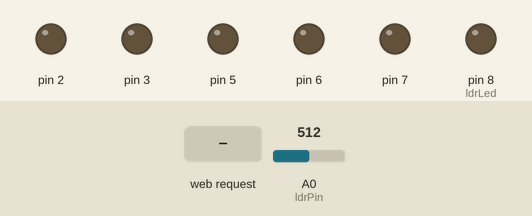
The sketch below on a simulated Arduino Uno, built with avr-gcc and run on an emulated ATmega328P. Shown: output pins drawn as LEDs (lit = HIGH). The test bench sets the inputs (shaded band); at power-on: A0 (ldrPin) = 512. WiFi joins after 1.5 s; servers stay silent unless stated.

Above: at 1.2 s.
1.3 s: A0 (ldrPin) set to 215
2.8 s: A0 (ldrPin) set to 184
At 3.6 s:
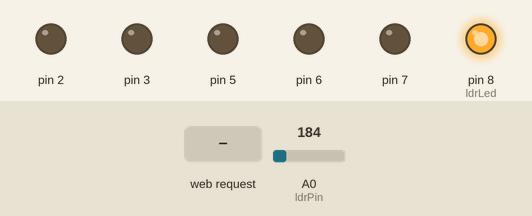
4.3 s: HTTP request GET /?led1=1 received
At 5.0 s:
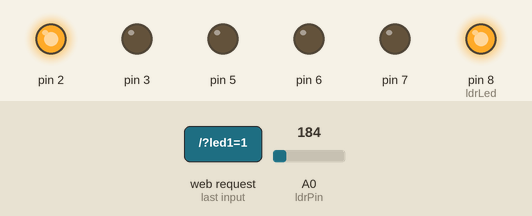
5.8 s: HTTP request GET /?led2=1 received
At 6.1 s:
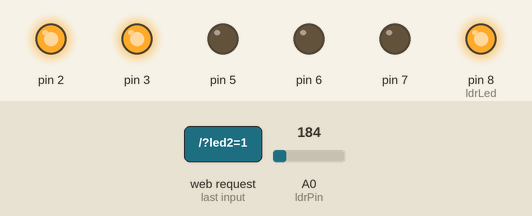
7.3 s: HTTP request GET /?led1=0 received
At 8.5 s:
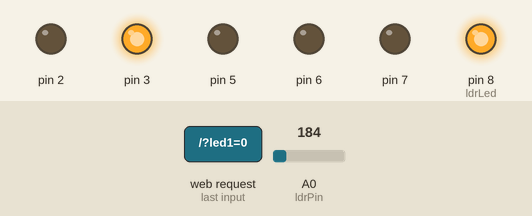
8.8 s: HTTP request GET /?led3=1 received
At 9.6 s:
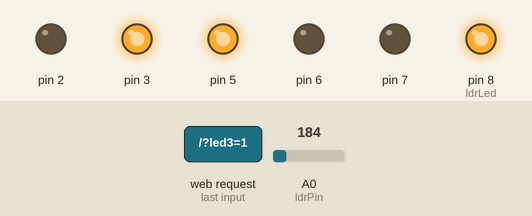
Timing chart, 0 to 11.3 s (numbered marks = the images above; inputs shaded):
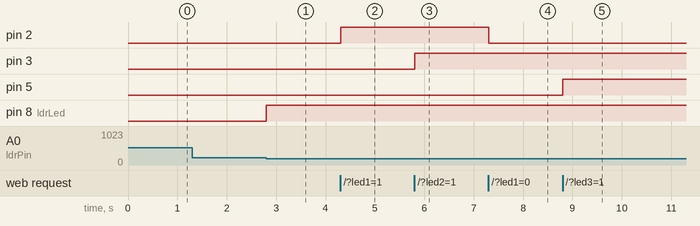

The sketch:

SmartHome.ino
```cpp
#include <SPI.h>
#include <Ethernet.h>

// Set the MAC address
byte mac[] = {0xA8, 0x61, 0x0A, 0xAE, 0x66, 0x2D};

// Set the IP address
IPAddress ip(192, 168, 0, 122);

// Start a server at port 80 (http)
EthernetServer server(80);

const int ldrPin = A0;

const int ldrLed = 8;

void setup() {
  // Open serial communications
  Serial.begin(9600);

  // start the Ethernet connection and the server
  Ethernet.begin(mac, ip);
  server.begin();

  // Pin 2 - 7 output (leds)
  pinMode(2, OUTPUT);
  pinMode(3, OUTPUT);
  pinMode(5, OUTPUT);
  pinMode(6, OUTPUT);
  pinMode(7, OUTPUT);
  //LDR ports
  pinMode(ldrLed, OUTPUT);
  pinMode(ldrPin, INPUT);
}


void loop() {
  // Verify status of LDR and act accordingly
  ldr();

  // Check if client connected
  EthernetClient client = server.available();

  if (client) { // If there is a client...
    boolean currentLineIsBlank = true;
    String buffer = ""; // A buffer for the GET request

    while (client.connected()) {

      if (client.available()) {
        char c = client.read();// Read the data of the client
        buffer += c; // Store the data in a buffer

        if (c == '\n' && currentLineIsBlank) {// if 2x new line ==> Request ended
          // send a standard http response header
          client.println("HTTP/1.1 200 OK");
          client.println("Content-Type: text/html");
          client.println("Connection: close");
          client.println(); // Blank line ==> end response
          break;
        }
        if (c == '\n') { // if New line
          currentLineIsBlank = true;
          buffer = "";  // Clear buffer
        } else if (c == '\r') { // If cariage return...
          //Read in the buffer if there was send "GET /?..."
          if(buffer.indexOf("GET /?led1=1")>=0) { // If led1 = 1
            digitalWrite(2, HIGH); // led 1 > on
          }
          if(buffer.indexOf("GET /?led1=0")>=0) { // If led1 = 0
            digitalWrite(2, LOW); // led 1 > off
          }
          if(buffer.indexOf("GET /?led2=1")>=0) { // If led2 = 1
            digitalWrite(3, HIGH); // led 2 > on
          }
          if(buffer.indexOf("GET /?led2=0")>=0) { // If led2 = 0
            digitalWrite(3, LOW); // led 2 > off
          }
          if(buffer.indexOf("GET /?led3=1")>=0) { // If led3 = 1
            digitalWrite(5, HIGH); // led 3 > on
          }
          if(buffer.indexOf("GET /?led3=0")>=0) { // If led3 = 0
            digitalWrite(5, LOW); // led 3 > off
          }
          if(buffer.indexOf("GET /?led4=1")>=0) { // If led3 = 1
            digitalWrite(6, HIGH); // led 4 > on
          }
          if(buffer.indexOf("GET /?led4=0")>=0) { // If led3 = 0
            digitalWrite(6, LOW); // led 4 > off
          }
          if(buffer.indexOf("GET /?led5=1")>=0) { // If led3 = 1
            digitalWrite(7, HIGH); // led 5 > on
          }
          if(buffer.indexOf("GET /?led5=0")>=0) { // If led3 = 0
            digitalWrite(7, LOW); // led 5 > off
          }
        } else {
          currentLineIsBlank = false;
        }
      }
    }
    delay(1);
    client.stop();
  }
}

void ldr(){
  int ldrValue = analogRead(ldrPin);
  if(ldrValue <= 200){
    digitalWrite(ldrLed, HIGH);
  }
  else{
    digitalWrite(ldrLed, LOW);
  }
  delay(1);
}
```

Measured:
- the behaviour switches between 201 and 200 on A0 (ldrPin) (found by bisection; images 0 and 1)
- after the input at 1.3 s, every drawn part: stays the same
- after the input at 2.8 s, pin 8 (ldrLed): LOW → HIGH at once
- after the input at 4.3 s, pin 2: LOW → HIGH at once
- after the input at 5.8 s, pin 3: LOW → HIGH at once
- after the input at 7.3 s, pin 2: HIGH → LOW at once
- after the input at 8.8 s, pin 5: LOW → HIGH at once
